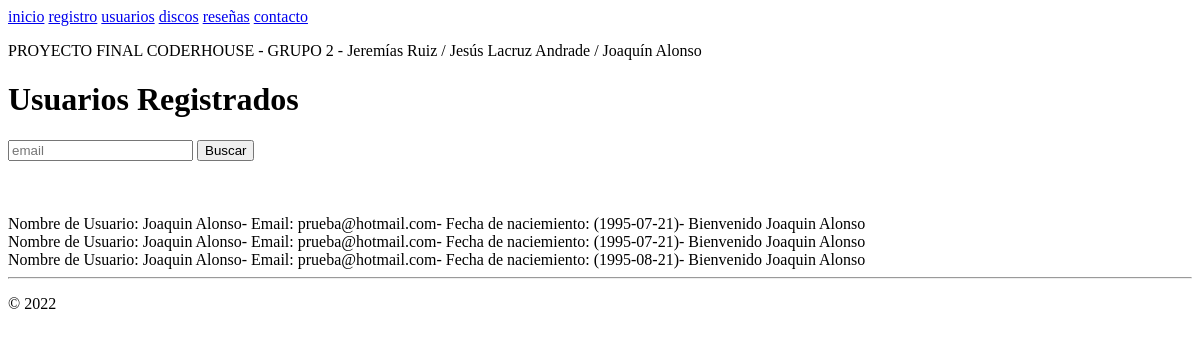
/usuarios/, run on an earlier commit of the app's database.
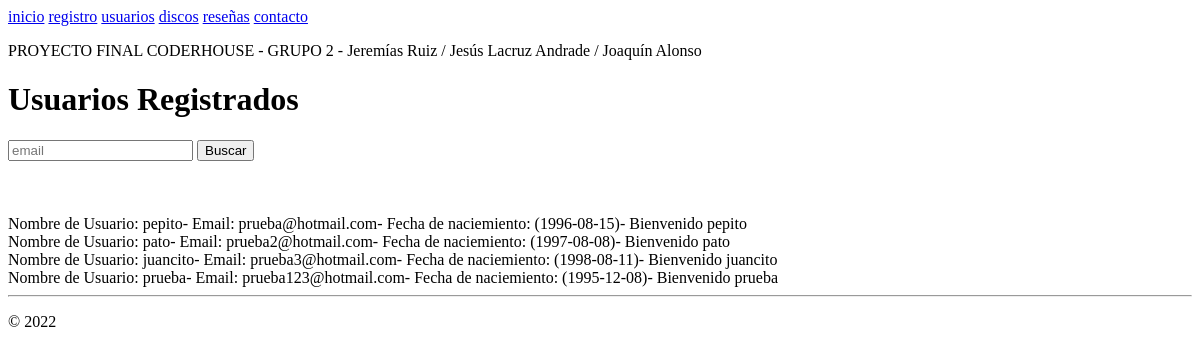
And on a later commit of the database.
### AppCoder/models.py (models this page shows)
class Registro(models.Model):
    nombreRegis = models.CharField(max_length=300)
    emailRegis = models.EmailField(max_length=300)
    fechaDeNacimientoRegis = models.DateField()
    def __str__(self):
        return f""" Nombre de Usuario:  {self.nombreRegis}-
                    Email:  {self.emailRegis}-
                    Fecha de naciemiento:  ({self.fechaDeNacimientoRegis})-
                    Bienvenido  {self.nombreRegis}"""

### AppCoder/views.py (the view)
# urls.py: path("usuarios/", views.Usuarios, name="usuarios"),
def Usuarios(request):
    return render(request, "AppCoder/usuarios.html",{'usuarios':Registro.objects.all()})

### AppCoder/Templates/AppCoder/usuarios.html
{% extends "AppCoder/layout.html" %} {% block title %} Usuarios {% endblock %}
{% block content %}
<p>
  PROYECTO FINAL CODERHOUSE - GRUPO 2 - Jeremías Ruiz / Jesús Lacruz Andrade /
  Joaquín Alonso
</p>
<h1>Usuarios Registrados</h1>
<form action="{% url 'buscar' %}" method="GET">
  <input type="email" placeholder="email" name="Email" />
  <input type="submit" value="Buscar" />
</form>
<br />
<br />
<br />
{% for users in usuarios %} {{users}} <br />
{% endfor%} {% endblock %}

### AppCoder/Templates/AppCoder/layout.html (shortened to what this page needs)
<!DOCTYPE html>
<html>
  <head>
    {% load static %}
    <link
      rel="stylesheet"
      type="text/css"
      href="{% static 'AppCoder/site.css' %}"
    />
  </head>
  <body>
    <div class="navbar">
      <a href="{% url 'inicio' %}" class="navbar-item">inicio</a>
      <a href="{% url 'registro' %}" class="navbar-item">registro</a>
      <a href="{% url 'usuarios' %}" class="navbar-item">usuarios</a>
      <a href="{% url 'discos' %}" class="navbar-item">discos</a>
      <a href="{% url 'reseñas' %}" class="navbar-item">reseñas</a>
      <a href="{% url 'contacto' %}" class="navbar-item">contacto</a>
    </div>
    <div class="body-content">
      {% block content %} {% endblock %}
      <hr />
      <footer>
        <p>© 2022</p>
      </footer>
    </div>
  </body>
</html>

What changed in the data, as far as the page shows it:
removed Registro: nombreRegis+emailRegis+fechaDeNacimientoRegis "Nombre de Usuario: Joaquin Alonso- Email: prueba@hotmail.com- Fecha de naciemiento: (1995-07-21)- Bienvenido Joaquin Alonso"
removed Registro: nombreRegis+emailRegis+fechaDeNacimientoRegis "Nombre de Usuario: Joaquin Alonso- Email: prueba@hotmail.com- Fecha de naciemiento: (1995-07-21)- Bienvenido Joaquin Alonso"
removed Registro: nombreRegis+emailRegis+fechaDeNacimientoRegis "Nombre de Usuario: Joaquin Alonso- Email: prueba@hotmail.com- Fecha de naciemiento: (1995-08-21)- Bienvenido Joaquin Alonso"
added Registro: nombreRegis+emailRegis+fechaDeNacimientoRegis "Nombre de Usuario: pepito- Email: prueba@hotmail.com- Fecha de naciemiento: (1996-08-15)- Bienvenido pepito"
added Registro: nombreRegis+emailRegis+fechaDeNacimientoRegis "Nombre de Usuario: pato- Email: prueba2@hotmail.com- Fecha de naciemiento: (1997-08-08)- Bienvenido pato"
added Registro: nombreRegis+emailRegis+fechaDeNacimientoRegis "Nombre de Usuario: juancito- Email: prueba3@hotmail.com- Fecha de naciemiento: (1998-08-11)- Bienvenido juancito"
added Registro: nombreRegis+emailRegis+fechaDeNacimientoRegis "Nombre de Usuario: prueba- Email: prueba123@hotmail.com- Fecha de naciemiento: (1995-12-08)- Bienvenido prueba"
